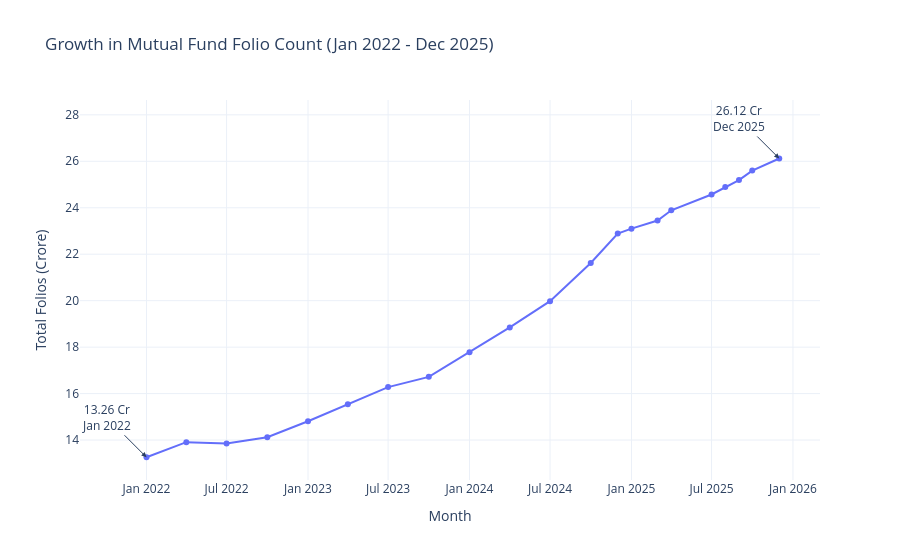

The cell this chart's notebook holds for it:
### Markdown cell above
**Insight**:
T30 City tier holds major SIP Amount Distribution

### Code cell
import pandas as pd
import plotly.express as px

df = pd.read_csv("data/processed/06_industry_folio_count_clean.csv")

df["month"] = pd.to_datetime(df["month"])

fig = px.line(
    df,
    x="month",
    y="total_folios_crore",
    markers=True,
    title="Growth in Mutual Fund Folio Count (Jan 2022 - Dec 2025)",
    labels={
        "month": "Month",
        "total_folios_crore": "Total Folios (Crore)"
    }
)

fig.add_annotation(
    x=df.iloc[0]["month"],
    y=df.iloc[0]["total_folios_crore"],
    text="13.26 Cr<br>Jan 2022",
    showarrow=True,
    arrowhead=2,
    ax=-40,
    ay=-40
)

fig.add_annotation(
    x=df.iloc[-1]["month"],
    y=df.iloc[-1]["total_folios_crore"],
    text="26.12 Cr<br>Dec 2025",
    showarrow=True,
    arrowhead=2,
    ax=-40,
    ay=-40
)

fig.update_layout(
    template="plotly_white",
    xaxis_title="Month",
    yaxis_title="Total Folios (Crore)"
)
fig.show()

### Figure 1 — Plotly figure (JSON) as saved in the notebook; plotly's stock layout.template omitted (floating-point values rounded to 4 significant figures)
{"data": [{"hovertemplate": "Month=%{x}<br>Total Folios (Crore)=%{y}<extra></extra>", "legendgroup": "", "line": {"color": "#636efa", "dash": "solid"}, "marker": {"symbol": "circle"}, "mode": "lines+markers", "name": "", "orientation": "v", "showlegend": false, "type": "scatter", "x": ["2022-01-01T00:00:00.000000", "2022-04-01T00:00:00.000000", "2022-07-01T00:00:00.000000", "2022-10-01T00:00:00.000000", "2023-01-01T00:00:00.000000", "2023-04-01T00:00:00.000000", "2023-07-01T00:00:00.000000", "2023-10-01T00:00:00.000000", "2024-01-01T00:00:00.000000", "2024-04-01T00:00:00.000000", "2024-07-01T00:00:00.000000", "2024-10-01T00:00:00.000000", "2024-12-01T00:00:00.000000", "2025-01-01T00:00:00.000000", "2025-03-01T00:00:00.000000", "2025-04-01T00:00:00.000000", "2025-07-01T00:00:00.000000", "2025-08-01T00:00:00.000000", "2025-09-01T00:00:00.000000", "2025-10-01T00:00:00.000000", "2025-12-01T00:00:00.000000"], "xaxis": "x", "y": [13.26, 13.91, 13.85, 14.12, 14.81, 15.54, 16.28, 16.72, 17.78, 18.85, 19.98, 21.62, 22.89, 23.1, 23.45, 23.89, 24.57, 24.89, 25.19, 25.6, 26.12], "yaxis": "y"}], "layout": {"annotations": [{"arrowhead": 2, "ax": -40, "ay": -40, "showarrow": true, "text": "13.26 Cr<br>Jan 2022", "x": "2022-01-01T00:00:00", "y": 13.26}, {"arrowhead": 2, "ax": -40, "ay": -40, "showarrow": true, "text": "26.12 Cr<br>Dec 2025", "x": "2025-12-01T00:00:00", "y": 26.12}], "legend": {"tracegroupgap": 0}, "title": {"text": "Growth in Mutual Fund Folio Count (Jan 2022 - Dec 2025)"}, "xaxis": {"anchor": "y", "domain": [0, 1], "title": {"text": "Month"}}, "yaxis": {"anchor": "x", "domain": [0, 1], "title": {"text": "Total Folios (Crore)"}}}}
